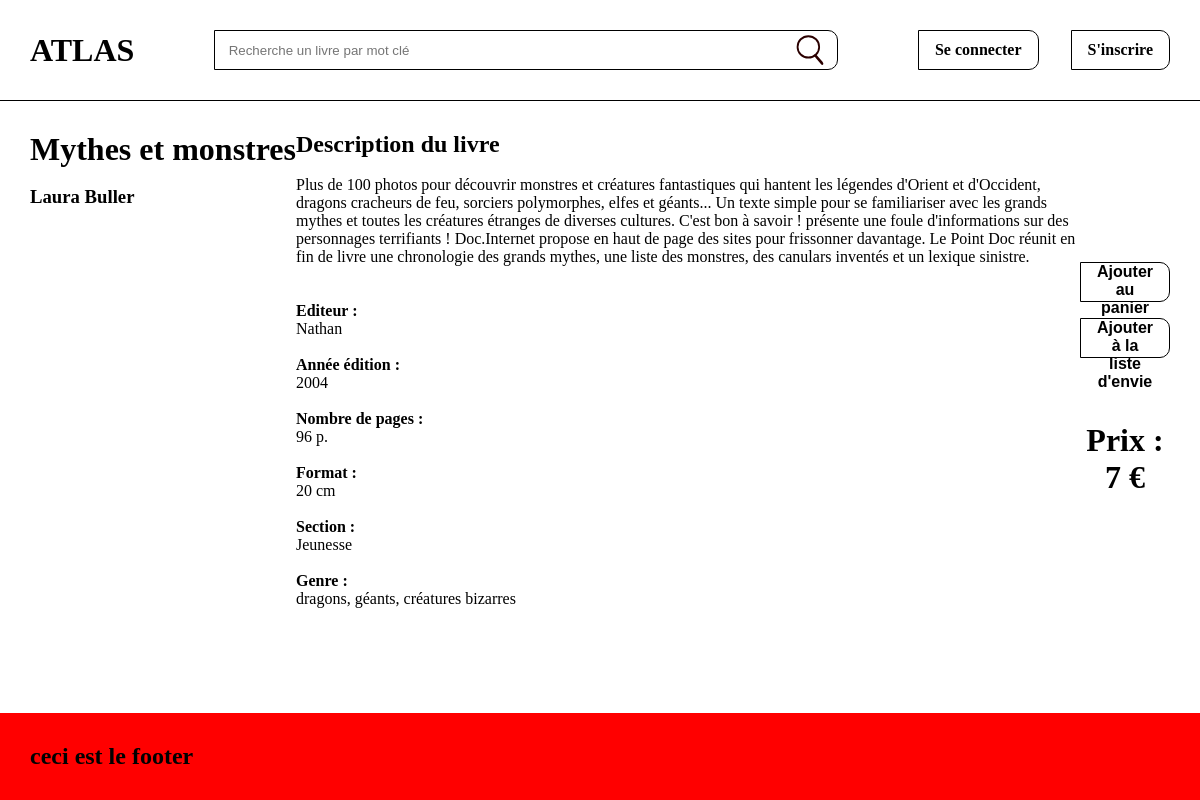
Page /controler/livre.ctrl.php?isbn=2-09-211353-4 on the committed database.
### tables this page shows
CREATE TABLE livre (
	isbn STRING PRIMARY KEY,
	titre STRING,
	sousTitre STRING,
	auteurNom STRING,
	auteurPrenom STRING,
	auteurFacultatifNom STRING,
	auteurFacultatifPrenom STRING,
	editeur STRING,
	anneeedition STRING,
	pages STRING,
	format STRING,
	section STRING,
	prix NUMERIC,
	imageURL STRING,
	synopsis TEXT
);

### framework/view.fw.php (called while the page is built, shortened)
<?php
class View {
  function display(string $filename) {
    $filePath = "../view/".$filename;
    require($filePath);
    exit(0);
  }
}
?>

### controler/livre.ctrl.php (called while the page is built, shortened)
<?php
require_once('../model/globalDAO.php');
require_once('../model/LivreDAO.class.php');
require_once(__DIR__.'/../framework/view.fw.php');
if (isset($_GET["isbn"])){
    $isbn = $_GET["isbn"];
}
else {
    print("Erreur, isbn non trouvé");
    exit(1);
}
$dao = new LivreDAO();
$livre = $dao->getLivre($isbn);
$auteurprenom = $livre->getAuteurPrenom();
$auteurnom = $livre->getAuteurNom();
$titre = $livre->getTitre();
$prix = $livre->getPrix();
$genre = $livre->getSousTitre();
$auteurfacultatifnom =$livre->getAuteurFacultatifNom();
$auteurfacultatifprenom = $livre->getAuteurFacultatifPrenom();
$anneeedition = $livre->getAnneeEdition();
$pages = $livre->getPages();
$editeur = $livre->getEditeur();
$format = $livre->getFormat();
$section = $livre->getSection();
$synopsis = $livre -> getSynopsis();
$imageURL = $livre -> getImageURL();
if($auteurfacultatifnom == ''){
    $auteurfacultatifnom = "";
}
if($auteurfacultatifprenom == ''){
    $auteurfacultatifprenom = "";
}
$view = new View();
$view->assign("auteurprenom",$auteurprenom);
$view->assign("auteurnom", $auteurnom);
$view->assign("titre", $titre);
$view->assign("prix",$prix);
$view->assign("synopsis", $synopsis);
$view->assign("genre", $genre);
$view->assign("auteurfacultatifnom",$auteurfacultatifnom);
$view->assign("auteurfacultatifprenom", $auteurfacultatifprenom);
$view->assign("anneeedition",$anneeedition);
$view->assign("pages",$pages);
$view->assign("format",$format);
$view->assign("editeur",$editeur);
$view->assign("section",$section);
$view -> assign("synopsis", $synopsis);
$view -> assign("imageURL", $imageURL);
$view -> display("livre.view.php");
?>

### model/globalDAO.php (called while the page is built, shortened)
<?php
	function getDAO() {
		static $dao = NULL;
		if ($dao == NULL){
			$database = 'sqlite:'.dirname(__FILE__).'/../data/database.db';
			try {
				$dao = new PDO($database);
			} catch (PDOException $e) {
				die("PDO Error :".$e -> getMessage()."$database\n");
			}
		}
		return $dao;
	}
?>

### model/LivreDAO.class.php (called while the page is built, shortened)
<?php
require_once(dirname(__FILE__).'/Livre.class.php');
require_once(dirname(__FILE__).'/globalDAO.php');
  class LivreDAO {
    private $db;
    function __construct() {
      $this -> db = getDAO();
    }
    function getLivre(string $isbn) : Livre {
      $req = "SELECT * FROM livre WHERE isbn='$isbn'";
      $pdo = $this -> db -> query($req);
      $result = $pdo -> fetchAll(PDO::FETCH_ASSOC);
      $prix = floatval($result[0]["prix"]);
      $synopsis = "";
      if ($result[0]["auteurFacultatifNom"] == null){
        $auteurFacultatifNom = "";
      } else {
        $auteurFacultatifNom = $result[0]["auteurFacultatifNom"];
      }
      if ($result[0]["auteurFacultatifPrenom"] == null){
        $auteurFacultatifPrenom = "";
      } else {
        $auteurFacultatifPrenom = $result[0]["auteurFacultatifPrenom"];
      }
      if ($result[0]["imageURL"] == ""){
        $imageURL = "../view/assets/images/imageTest.jpg";
      } else {
        $imageURL = $result[0]["imageURL"];
      }
      if ($result[0]["synopsis"] == ""){
        $synopsis = "Non renseigné";
      } else {
        $synopsis = $result[0]["synopsis"];
      }
      $livre = new Livre($result[0]["isbn"], $result[0]["titre"], $result[0]["sousTitre"], $result[0]["auteurNom"], $result[0]["auteurPrenom"], $auteurFacultatifNom, $auteurFacultatifPrenom, $result[0]["editeur"], $result[0]["anneeedition"], $result[0]["pages"], $result[0]["format"], $result[0]["section"], $prix, $synopsis, $imageURL);
      return $livre;
    }
  }
?>

### model/Livre.class.php (called while the page is built, shortened)
<?php
class Livre {
  private string $titre;
  private string $sousTitre;
  private string $auteurNom;
  private string $auteurPrenom;
  private string $editeur;
  private string $anneeEdition;
  private string $pages;
  private string $format;
  private string $section;
  private float $prix;
  private string $synopsis;
  function __construct(string $numISBN = "", string $titre = "", string $sousTitre = "", string $auteurNom = "", string $auteurPrenom = "", string $auteurFacultatifNom = "", string $auteurFacultatifPrenom = "", string $editeur = "", string $anneeEdition = "", string $pages = "", string $format = "" , string $section = "", float $prix = 0.0, string $synopsis = "", string $imageURL = "") {
    $this->titre = $titre;
    $this->sousTitre = $sousTitre;
    $this->auteurNom = $auteurNom;
    $this->auteurPrenom = $auteurPrenom;
    $this->editeur = $editeur;
    $this->anneeEdition = $anneeEdition;
    $this->pages = $pages;
    $this->format = $format;
    $this->section = $section;
    $this->synopsis = $synopsis;
    $this->prix = $prix;
  }
  public function getSousTitre() {
    return $this->sousTitre;
  }
  public function getAuteurNom() {
    return $this->auteurNom;
  }
  public function getAuteurPrenom() {
    return $this->auteurPrenom;
  }
  public function getEditeur() {
    return $this->editeur;
  }
  public function getAnneeEdition() {
    return $this->anneeEdition;
  }
  public function getPages() {
    return $this->pages;
  }
public function getFormat() {
  return $this->format;
}
public function getSection() {
  return $this->section;
}
  public function getTitre() {
    return $this->titre;
  }
  public function getSynopsis() {
    return $this->synopsis;
  }
  public function getPrix() {
    return $this->prix;
  }
}
 ?>

### view/livre.view.php (the view, shortened to what this page needs)
<link rel="stylesheet" href="../view/assets/css/livre.css">
<?php require_once('header.view.php');?>
<div class="container space-between">
	<div class="left">
		<div class = "topleft">
			<h1> <?=$titre?> </h1><br>
			<h3> <?=$auteurprenom?> <?=$auteurnom?></h3>
		</div>
		<div class="centerleft">
		</div>
	</div>
	<div class="center">
		<div class="centrecenter">
			<h2> Description du livre </h2><br>
			<p> <?=$synopsis?></p><br>
		</div>
		<div class="bottomcenter">
			<br>
			<h4>Editeur :</h4><?=$editeur?><br><br>
			<h4>Année édition :</h4><?=$anneeedition?><br><br>
			<h4>Nombre de pages :</h4><?=$pages?> </h4><br><br>
			<h4>Format : </h4><?=$format?><br><br>
			<h4>Section : </h4><?=$section?> </h4><br><br>
			<h4>Genre : </h4><?=$genre?><br><br>
		</div>
	</div>
	<div class="right">
		<div>
			<button type="button" class="btn">Ajouter au panier</button>
			<button type="button" class="btn">Ajouter à la liste d'envie</button>
		</div>
		<div>
			<p class="prix"> Prix : <?=$prix?> €</p>
		</div>
	</div>
</div>
<?php require_once('footer.view.php');?>

### view/assets/css/livre.css (style rules this page uses)
.left { display:flex; flex-direction: column; white-space: nowrap ; }
.center { display:flex; flex-direction: column; }
.topleft { min-height: 100px; }
.centerleft { display:flex; width: 100%; flex:2; }
.centrecenter { width: auto; }
main button { font-size: 16px; cursor: pointer; text-align: center; }
.right { display: flex; flex-direction: column; align-self: center; }
.right div:nth-of-type(1) { display: flex; flex-direction: column; gap: 1em; }
.right div:nth-of-type(2) { margin-top: 2em; font-size: 2em; font-weight: bold; text-align: center; }

### view/assets/css/style.css (style rules this page uses)
body { min-height: 100vh; background-color: white; display: flex; flex-direction: column; }
.space-between { display: flex; justify-content: space-between; }
.container { max-width: 1500px; margin: 0 auto; }
.center { display: flex; justify-content: center; }
.btn { height: 40px; padding: 0 1em; border: 1px solid; border-radius: 0 10px 10px 0; background-color: white; font-weight: bold; }

### rows in the picture
livre: titre "Mythes et monstres", auteurPrenom "Laura", auteurNom "Buller", synopsis "Plus de 100 photos pour découvrir monstres et créatures fantastiques qui hantent les légendes d'Orient et d'Occident, dragons cracheurs de feu, sorciers polymorphes, elfes et géants... Un texte simple pour se familiariser avec les grands mythes et toutes les créatures étranges de diverses cultures. C'est bon à savoir ! présente une foule d'informations sur des personnages terrifiants ! Doc.Internet propose en haut de page des sites pour frissonner davantage. Le Point Doc réunit en fin de livre une chronologie des grands mythes, une liste des monstres, des canulars inventés et un lexique sinistre.", editeur "Nathan", anneeedition "2004", pages "96 p.", format "20 cm", section "Jeunesse", sousTitre "dragons, géants, créatures bizarres", prix "7"
